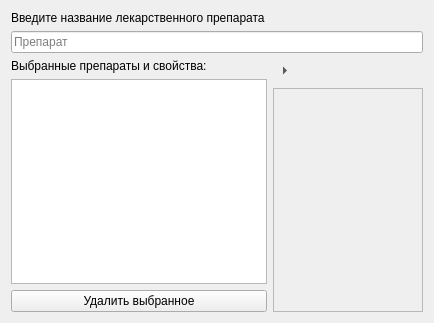
<?xml version="1.0" encoding="UTF-8"?>
<ui version="4.0">
 <class>Form</class>
 <widget class="QWidget" name="Form">
  <property name="geometry">
   <rect>
    <x>0</x>
    <y>0</y>
    <width>434</width>
    <height>323</height>
   </rect>
  </property>
  <property name="windowTitle">
   <string>Things</string>
  </property>
  <layout class="QGridLayout" name="gridLayout">
   <item row="0" column="0">
    <layout class="QVBoxLayout" name="verticalLayout_3">
     <item>
      <widget class="QLabel" name="label_2">
       <property name="text">
        <string>Введите название лекарственного препарата</string>
       </property>
      </widget>
     </item>
     <item>
      <widget class="QLineEdit" name="thing_lineEdit">
       <property name="placeholderText">
        <string>Препарат</string>
       </property>
      </widget>
     </item>
     <item>
      <layout class="QHBoxLayout" name="horizontalLayout_2">
       <item>
        <layout class="QVBoxLayout" name="verticalLayout_2">
         <item>
          <widget class="QLabel" name="label">
           <property name="text">
            <string>Выбранные препараты и свойства:</string>
           </property>
          </widget>
         </item>
         <item>
          <widget class="QListWidget" name="selected_lw">
           <property name="sizePolicy">
            <sizepolicy hsizetype="Expanding" vsizetype="Expanding">
             <horstretch>80</horstretch>
             <verstretch>0</verstretch>
            </sizepolicy>
           </property>
          </widget>
         </item>
         <item>
          <widget class="QPushButton" name="remove_pb">
           <property name="text">
            <string>Удалить выбранное</string>
           </property>
          </widget>
         </item>
        </layout>
       </item>
       <item>
        <layout class="QVBoxLayout" name="verticalLayout">
         <item>
          <layout class="QHBoxLayout" name="horizontalLayout">
           <item>
            <widget class="QToolButton" name="toolButton">
             <property name="text">
              <string>...</string>
             </property>
             <property name="popupMode">
              <enum>QToolButton::InstantPopup</enum>
             </property>
             <property name="toolButtonStyle">
              <enum>Qt::ToolButtonIconOnly</enum>
             </property>
             <property name="autoRaise">
              <bool>true</bool>
             </property>
             <property name="arrowType">
              <enum>Qt::RightArrow</enum>
             </property>
            </widget>
           </item>
           <item>
            <spacer name="horizontalSpacer">
             <property name="orientation">
              <enum>Qt::Horizontal</enum>
             </property>
             <property name="sizeHint" stdset="0">
              <size>
               <width>40</width>
               <height>20</height>
              </size>
             </property>
            </spacer>
           </item>
          </layout>
         </item>
         <item>
          <widget class="QScrollArea" name="scrollArea">
           <property name="sizePolicy">
            <sizepolicy hsizetype="Expanding" vsizetype="Expanding">
             <horstretch>20</horstretch>
             <verstretch>0</verstretch>
            </sizepolicy>
           </property>
           <property name="widgetResizable">
            <bool>true</bool>
           </property>
           <widget class="QWidget" name="scrollAreaWidgetContents">
            <property name="geometry">
             <rect>
              <x>0</x>
              <y>0</y>
              <width>144</width>
              <height>212</height>
             </rect>
            </property>
            <layout class="QGridLayout" name="gridLayout_2">
             <item row="0" column="0">
              <layout class="QVBoxLayout" name="frameLayout"/>
             </item>
            </layout>
           </widget>
          </widget>
         </item>
        </layout>
       </item>
      </layout>
     </item>
    </layout>
   </item>
  </layout>
 </widget>
 <resources/>
 <connections/>
</ui>
